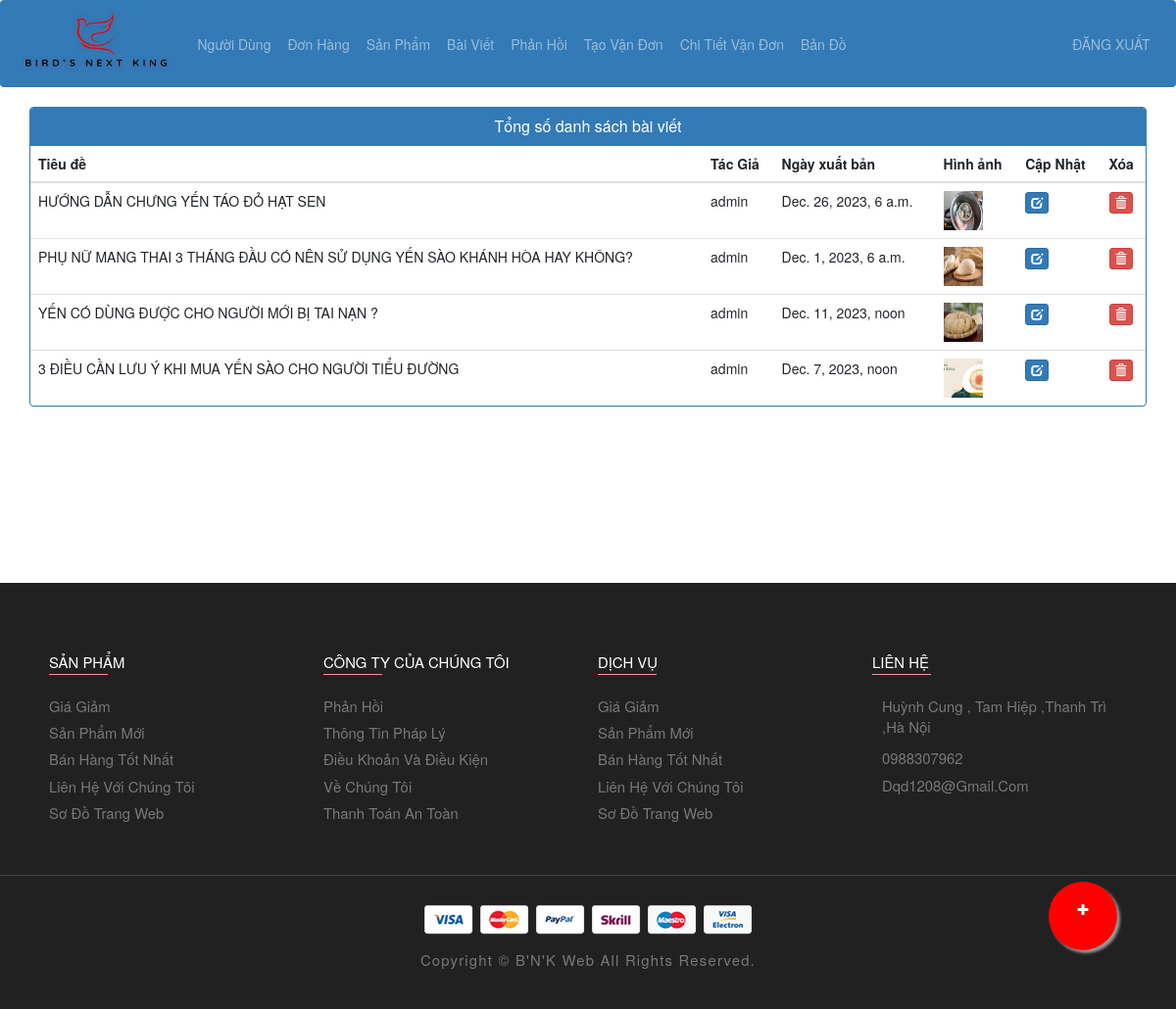
Screenshot of /view-post (signed in) with the database file from the repository.
### ecom/models.py (models this page shows, shortened)
class Post(models.Model):
    title = models.CharField(max_length=100)
    content = models.TextField()
    author = models.ForeignKey(User, on_delete=models.CASCADE)
    created_at = models.DateTimeField(auto_now_add=True)
    updated_at = models.DateTimeField(auto_now=True)
    published_at = models.DateTimeField(null=True, blank=True)  # Thêm trường thời gian đăng
    post_image= models.ImageField(upload_to='post_image/',null=True,blank=True)
    class Meta:
        ordering = ['-created_at']

### ecom/views.py (the view)
# urls.py: path('view-post', views.view_post_view,name='view-post'),
@login_required(login_url='adminlogin')
def view_post_view(request):
    posts=models.Post.objects.all()
    return render(request,'ecom/admin/admin-post/admin_view_post.html',{'posts':posts})

### ecom/templates/ecom/admin/admin-post/admin_view_post.html (shortened to what this page needs)
{% extends 'ecom/admin/admin_base.html' %}
{% load static %}
{% block content %}
<head>
  <link href="//netdna.bootstrapcdn.com/bootstrap/3.0.0/css/bootstrap.min.css" rel="stylesheet" id="bootstrap-css">
</head>
<div class="container">
  <div class="panel panel-primary">
    <div class="panel-heading">
      <h6 class="panel-title">Tổng số danh sách bài viết</h6>
    </div>
    <table class="table table-hover" id="dev-table">
      <thead>
        <tr>
          <th>Tiêu đề</th>
          <th>Tác Giả</th>
          <th>Ngày xuất bản</th>
          <th>Hình ảnh</th>
          <th>Cập Nhật</th>
          <th>Xóa</th>
        </tr>
      </thead>
      {% for c in posts %}
      <tr>
        <td> {{c.title}}</td>
        <td>{{c.author}}</td>
        <td>{{c.published_at}}</td>
        <td>  <img src="{% static c.post_image.url %}" alt="" class="post-image" height="40px" width="40px" /></td>
        <td><a class="btn btn-primary btn-xs" href="{% url 'update-post' c.id  %}"><span class="glyphicon glyphicon-edit"></span></a></td>
        <td><a class="btn btn-danger btn-xs" href="{% url 'delete-post' c.id  %}"><span class="glyphicon glyphicon-trash"></span></a></td>
      </tr>
      {% endfor %}
    </table>
  </div>
</div>
<a href="/admin-add-post" class="float">
  <i class="fa fa-plus my-float"></i>
  </a>
{% endblock content %}

### ecom/static/css/style-prefix.css (style rules this page uses)
:root { --spanish-gray: hsl(0, 0%, 60%); --sonic-silver: hsl(0, 0%, 47%); --eerie-black: hsl(0, 0%, 13%); --salmon-pink: hsl(353, 100%, 78%); --sandy-brown: hsl(29, 90%, 65%); --bittersweet: hsl(0, 100%, 70%); --ocean-green: hsl(152, 51%, 52%); --davys-gray: hsl(0, 0%, 33%); --cultured: hsl(0, 0%, 93%); --white: hsl(0, 100%, 100%); --onyx: hsl(0, 0%, 27%); --fs-1: 1.563rem; --fs-2: 1.375rem; --fs-3: 1.25rem; --fs-4: 1.125rem; --fs-5: 1rem; --fs-6: 0.938rem; --fs-7: 0.875rem; --fs-8: 0.813rem; --fs-9: 0.75rem; --fs-10: 0.688rem; --fs-11: 0.625rem; --weight-300: 300; --weight-400: 400; --weight-500: 500; --weight-600: 600; --weight-700: 700; --border-radius-md: 10px; --border-radius-sm: 5px; --transition-timing: 0.2s ease; }
*, *::before, *::after { margin: 0; padding: 0; -webkit-box-sizing: border-box; box-sizing: border-box; }
a { text-decoration: none; }
img, ion-icon, button, a { display: block; }
span { display: inline-block; }
html { font-family: "Poppins", sans-serif; -ms-scroll-chaining: none; overscroll-behavior: contain; }
body { background: var(--white); }
.container { padding: 0 15px; }
@media (min-width: 480px) { :root { --fs-1: 1.875rem; } }
@media (min-width: 768px) { :root { --fs-1: 2.375rem; } }
@media (min-width: 768px) { html { font-size: 17px; } }
@media (min-width: 768px) { .container { max-width: 750px; margin: auto; } }
@media (min-width: 1024px) { :root { --fs-1: 2.625rem; --fs-2: 1.125rem; } }
@media (min-width: 1024px) { .container { max-width: 980px; } }
@media (min-width: 1200px) { .container { max-width: 1200px; } }

### ecom/static/css/style.css (style rules this page uses)
:root { --spanish-gray: hsl(0, 0%, 60%); --sonic-silver: hsl(0, 0%, 47%); --eerie-black: hsl(0, 0%, 13%); --salmon-pink: hsl(353, 100%, 78%); --sandy-brown: hsl(29, 90%, 65%); --bittersweet: hsl(0, 100%, 70%); --ocean-green: hsl(152, 51%, 52%); --davys-gray: hsl(0, 0%, 33%); --cultured: hsl(0, 0%, 93%); --white: hsl(0, 100%, 100%); --onyx: hsl(0, 0%, 27%); --fs-1: 1.563rem; --fs-2: 1.375rem; --fs-3: 1.25rem; --fs-4: 1.125rem; --fs-5: 1rem; --fs-6: 0.938rem; --fs-7: 0.875rem; --fs-8: 0.813rem; --fs-9: 0.75rem; --fs-10: 0.688rem; --fs-11: 0.625rem; --weight-300: 300; --weight-400: 400; --weight-500: 500; --weight-600: 600; --weight-700: 700; --border-radius-md: 10px; --border-radius-sm: 5px; --transition-timing: 0.2s ease; }
*, *::before, *::after { margin: 0; padding: 0; box-sizing: border-box; }
a { text-decoration: none; }
img, ion-icon, button, a { display: block; }
span { display: inline-block; }
html { font-family: "Poppins", sans-serif; overscroll-behavior: contain; }
body { background: var(--white); }
.container { padding: 0 15px; }
@media (min-width: 480px) { :root { --fs-1: 1.875rem; } }
@media (min-width: 768px) { :root { --fs-1: 2.375rem; } }
@media (min-width: 768px) { html { font-size: 17px; } }
@media (min-width: 768px) { .container { max-width: 750px; margin: auto; } }
@media (min-width: 1024px) { :root { --fs-1: 2.625rem; --fs-2: 1.125rem; } }
@media (min-width: 1024px) { .container { max-width: 980px; } }
@media (min-width: 1200px) { .container { max-width: 1200px; } }

### ecom/templates/ecom/admin/admin_base.html (style rules this page uses)
.fa { font-size: 23px; width: 60px; text-align: center; text-decoration: none; margin: 5px 2px; border-radius: 50%; }

### ecom/templates/ecom/admin/admin-post/admin_view_post.html (style rules this page uses)
a:link { text-decoration: none; }
h6 { text-align: center; }
.float { position:fixed; width:70px; height:70px; bottom:60px; right:60px; background-color:red; color:#FFF; border-radius:50px; text-align:center; box-shadow: 3px 3px 3px #999; }
.my-float { margin-top:22px; }

### rows the page displays
Post: title "HƯỚNG DẪN CHƯNG YẾN TÁO ĐỎ HẠT SEN", author "admin", published_at "Dec. 26, 2023, 6 a.m.", post_image (picture)
Post: title "PHỤ NỮ MANG THAI 3 THÁNG ĐẦU CÓ NÊN SỬ DỤNG YẾN SÀO KHÁNH HÒA HAY KHÔNG?", author "admin", published_at "Dec. 1, 2023, 6 a.m.", post_image (picture)
Post: title "YẾN CÓ DÙNG ĐƯỢC CHO NGƯỜI MỚI BỊ TAI NẠN ?", author "admin", published_at "Dec. 11, 2023, noon", post_image (picture)
Post: title "3 ĐIỀU CẦN LƯU Ý KHI MUA YẾN SÀO CHO NGƯỜI TIỂU ĐƯỜNG", author "admin", published_at "Dec. 7, 2023, noon", post_image (picture)
